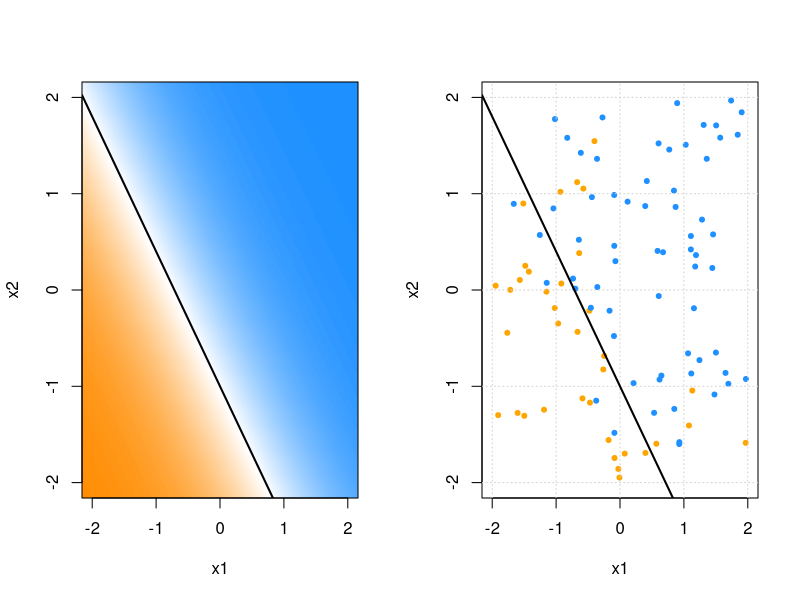

Source code (R):
## ---- chunk 1
knitr::opts_chunk$set(cache = TRUE, autodep = TRUE, fig.align = "center")
## ---- chunk 2
library("dplyr")
library("knitr")
library("kableExtra")
library("tibble")
library("caret")
library("rpart")
library("nnet")
## ---- chunk 3
gen_data = function(n = 100) {
  x = sample(c(0, 1), prob = c(0.4, 0.6), size = n, replace = TRUE)
  y = ifelse(test = {x == 0},
             yes = sample(c("A", "B", "C"), size = n, prob = c(0.25, 0.50, 0.25), replace = TRUE),
             no = sample(c("A", "B", "C"), size = n, prob = c(0.1, 0.1, 0.4) / 0.6, replace = TRUE))

  tibble(x = x, y = factor(y))
}

test_cases = tibble(x = c(0, 1))

set.seed(42)
some_data = gen_data()

predict(knn3(y ~ x, data = some_data), test_cases)
predict(rpart(y ~ x, data = some_data), test_cases)
predict(multinom(y ~ x, data = some_data, trace = FALSE), test_cases, type = "prob")
## ---- chunk 4
set.seed(1)
joint_probs = round(1:12 / sum(1:12), 2)
joint_probs = sample(joint_probs)
joint_dist = matrix(data  = joint_probs, nrow = 3, ncol = 4)
colnames(joint_dist) = c("$X = 1$", "$X = 2$", "$X = 3$", "$X = 4$")
rownames(joint_dist) = c("$Y = A$", "$Y = B$", "$Y = C$")
joint_dist %>% 
  kable() %>% 
  kable_styling("striped", full_width = FALSE) %>% 
  column_spec(column = 1, bold = TRUE, background = "white", border_right = TRUE)
## ---- chunk 5
# marginal distribution of Y
t(colSums(joint_dist)) %>% kable() %>% kable_styling(full_width = FALSE)
## ---- chunk 6
# marginal distribution of X
t(rowSums(joint_dist)) %>% kable() %>% kable_styling(full_width = FALSE)
## ---- chunk 7
sim_2d_logistic = function(beta_0, beta_1, beta_2, n) {
  
  par(mfrow = c(1, 2))
  
  prob_plane = as_tibble(expand.grid(x1 = -220:220 / 100, 
                                     x2 = -220:220 / 100))
  prob_plane$p = with(prob_plane, 
                      boot::inv.logit(beta_0 + beta_1 * x1 + beta_2 * x2))
  
  do_to_db = colorRampPalette(c('darkorange', "white", 'dodgerblue'))
  
  plot(x2 ~ x1, data = prob_plane, 
       col = do_to_db(100)[as.numeric(cut(prob_plane$p, 
                                          seq(0, 1, length.out = 101)))],
       xlim = c(-2, 2), ylim = c(-2, 2), pch = 20)
  abline(-beta_0 / beta_2, -beta_1 / beta_2, col = "black", lwd = 2)
  
  x1 = runif(n = n, -2, 2)
  x2 = runif(n = n, -2, 2)
  y = rbinom(n = n, size = 1, prob = boot::inv.logit(beta_0 + beta_1 * x1 + beta_2 * x2))
  y = ifelse(y == 1, "dodgerblue", "orange")
  asdf = tibble(x1, x2, y)
  
  plot(x2 ~ x1, data = asdf, col = y, xlim = c(-2, 2), ylim = c(-2, 2), pch = 20)
  grid()
  abline(-beta_0 / beta_2, -beta_1 / beta_2, col = "black", lwd = 2)
  
}

sim_2d_logistic(beta_0 = 2 * 0.5, beta_1 = 2* 0.7, beta_2 = 2* 0.5, n = 100)
